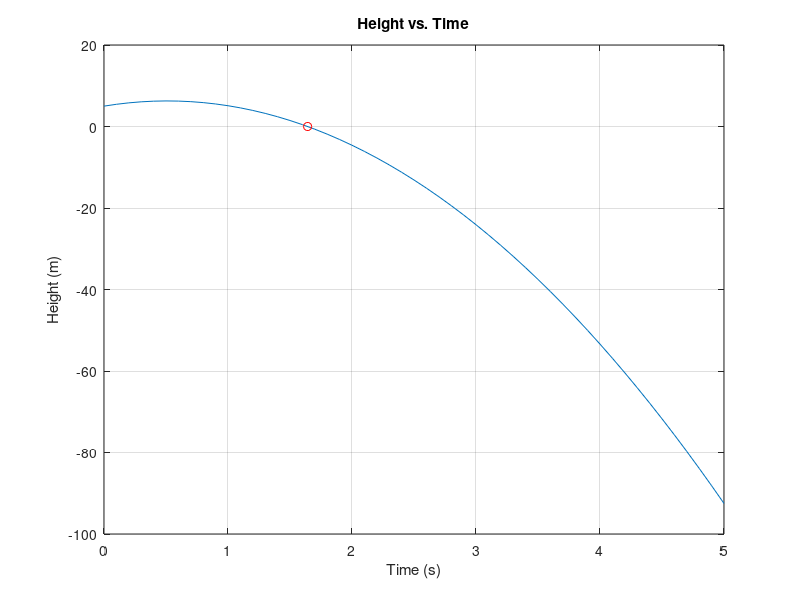

MATLAB code to generate this figure:
% Jacob Alspaw
% jaa134

velocityI = input('Enter initial velocity (m/s): ');
heightI = input('Enter initial height (m): ');
timeE = input('Enter an ending time (s): ');
%time at any point
t = 0:0.1:timeE;
%the height at the above time
h = (-0.5 * 9.8 * (t .^ 2)) + (velocityI * t) + heightI;
plot(t, h)
xlabel('Time (s)')
ylabel('Height (m)')
title('Height vs. Time')
grid on
hold on
if ((velocityI ^ 2) - (4 * -0.5 * 9.8 * heightI) >= 0)
    groundLvl = (-velocityI - sqrt((velocityI ^ 2) - (4 * -0.5 * 9.8 * heightI))) / (2 * -0.5 * 9.8);
    if (groundLvl >= 0)
        plot(groundLvl, 0, 'ro')
    end
    groundLvl = (-velocityI + sqrt((velocityI ^ 2) - (4 * -0.5 * 9.8 * heightI))) / (2 * -0.5 * 9.8);
    if (groundLvl >= 0)
        plot(groundLvl, 0, 'ro')
    end
end